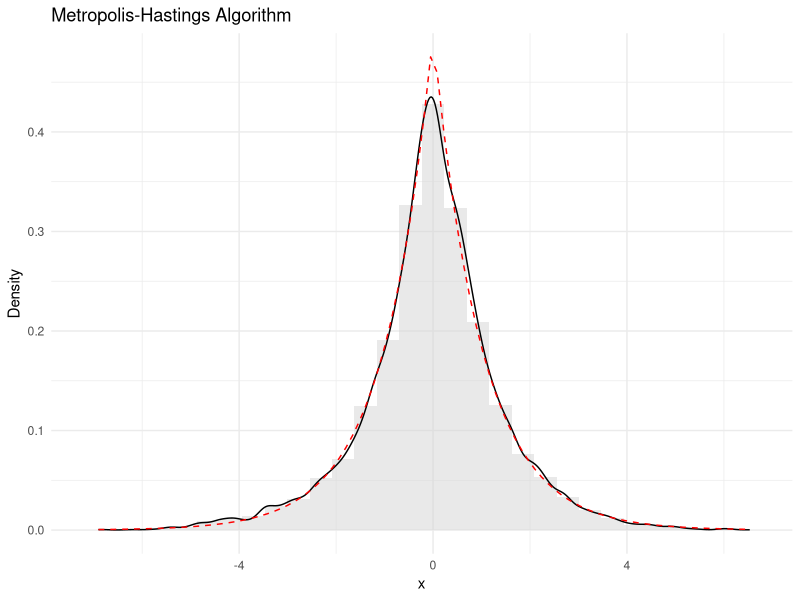
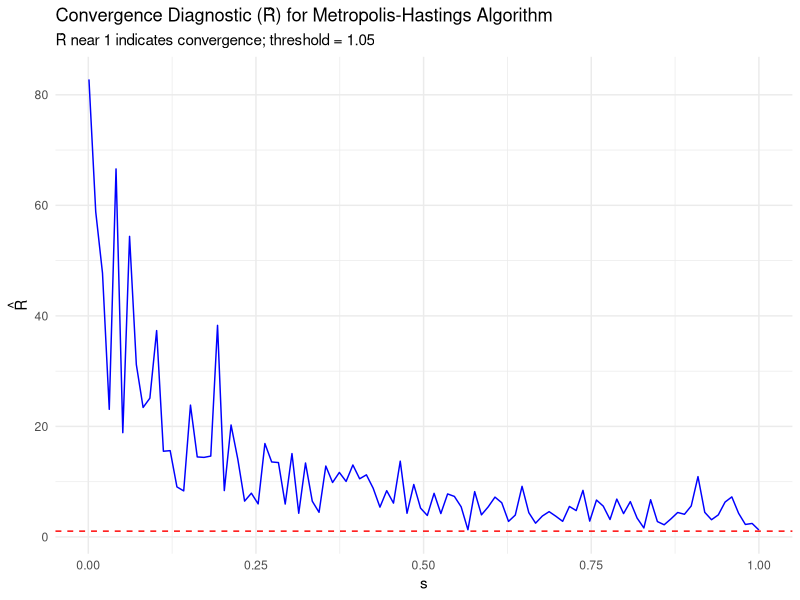

Reproduce these figures in R, in order.
## ---- chunk 1
# install.packages("ggplot2")
library(ggplot2)
## ---- chunk 2
# Metropolis-Hastings Algorithm (Random Walk Metropolis)
metropolis_hastings <- function(N, s) {
  x <- numeric(N)
  accept <- 0
  for (i in 2:N) {
    x_star <- rnorm(1, mean = x[i - 1], sd = s)
    ratio <- exp(-abs(x_star)) / exp(-abs(x[i - 1]))
    u <- runif(1)
    if (log(u) < log(ratio)) {
      x[i] <- x_star
      accept <- accept + 1
    } else {
      x[i] <- x[i - 1]
    }
  }
  list(samples = x, acceptance_rate = accept / (N-1))
}
## ---- chunk 3
# Define the Function to Calculate R̂ 
calculate_Rb <- function(chains) {
  J <- length(chains)
  N <- length(chains[[1]])

  Mj <- sapply(chains, mean)
  Vj <- sapply(chains, var)

  W <- mean(Vj)
  M <- mean(Mj)

  B <- N / (J - 1) * sum((Mj - M) ^ 2)

  Rb <- sqrt((B + W) / W)

  return(Rb)
}
## ---- chunk 4
# Run the Metropolis Hastings Algorithm with N = 10000 and s = 1
N <- 10000
s <- 1
result <- metropolis_hastings(N, s)
samples <- result$samples
acceptance_rate <- result$acceptance_rate
## ---- chunk 5
# Plot Histogram, Kernel Density Plot, and True Density
p <- ggplot(data.frame(x = samples), aes(x = x)) +
  geom_histogram(aes(y = ..density..), bins = 30, fill = "lightgray", alpha = 0.5) +
  geom_density(color = "black") +
  stat_function(fun = function(x) 0.5 * exp(-abs(x)), color = "red", linetype = "dashed") +
  labs(title = "Metropolis-Hastings Algorithm",
       x = "x",
       y = "Density") +
  theme_minimal()
## ---- chunk 6
# Compute the Sample Mean, Sample Standard Deviation, and Acceptance Rate
sample_mean <- mean(samples)
sample_sd <- sd(samples)

print(sample_mean)
print(sample_sd)
print(acceptance_rate)
## ---- chunk 7
# Run R̂ Over a Range of s values in the interval between 0.001 and 1
J <- 4
s_values <- seq(0.001, 1, length.out = 100)
Rb_values <- numeric(length(s_values))
N <- 2000

for (i in seq_along(s_values)) {
  s <- s_values[i]
  chains <- replicate(J, metropolis_hastings(N, s)$samples, simplify = FALSE)
  Rb_values[i] <- calculate_Rb(chains)
}
## ---- chunk 8
# Plot R̂ Values for Metropolis-Hastings Algorithm
plot_data <- data.frame(s_values, Rb_values)

p2 <- ggplot(plot_data, aes(x = s_values, y = Rb_values)) +
  geom_line(color = "blue") +
  geom_hline(yintercept = 1.05, linetype = "dashed", color = "red") +
  labs(title = "Convergence Diagnostic (R̂) for Metropolis-Hastings Algorithm",
       subtitle = "R̂ near 1 indicates convergence; threshold = 1.05",
       x = "s",
       y = expression(hat(R))) +
theme_minimal()
## ---- chunk 9
# Display plots
print (p)
print (p2)
